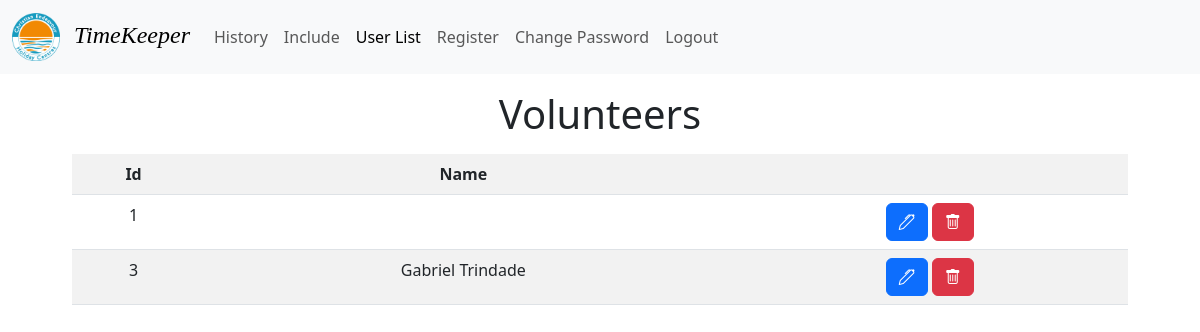
The page /users (signed in) on the database as committed earlier.
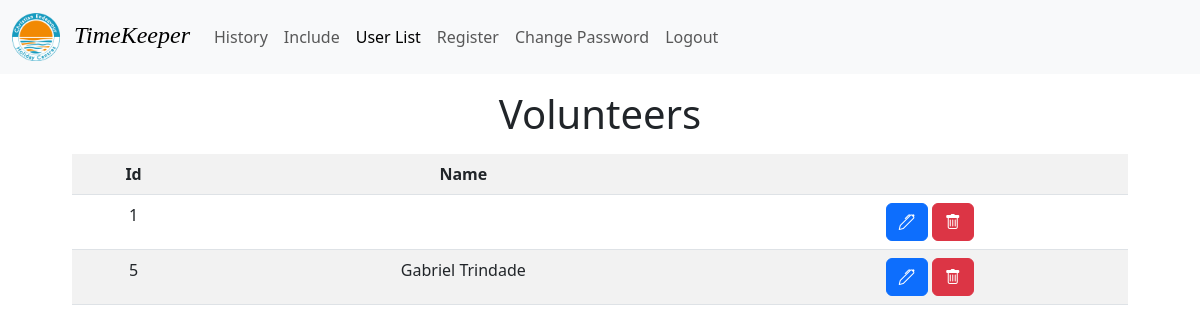
The same page on the database as committed later.
### auths/models.py (models this page shows)
class CustomUser(AbstractUser):
    is_password_reset = models.BooleanField(default=False)

### backend/views.py (the view)
# urls.py: path("users", views.user_list, name="userList"),
def user_list(request):
    current_week = f"?month=false&year={datetime.now().year}&number={datetime.now().strftime('%V')}"
    if not request.user.is_authenticated:
        messages.success(request, "You must login to access this page")
        return redirect("/auths")
    elif not request.user.is_password_reset:
        messages.success(
            request, "You must reset your password before accessing the application")
        return redirect("/auths/password")
    if not request.user.is_staff:
        messages.success(request, "You can't access this page")
        return redirect(f"/history{current_week}")
    users = CustomUser.objects.all
    context = {"users": users}
    return render(request, "backend/userList.html", context)

### backend/templates/backend/userList.html (shortened to what this page needs)
{% extends 'backend/base.html' %} {% block content%} {% load static %}
<div class="my-2 text-center">
  <h2 class="mb-3 fs-1">Volunteers</h2>
  <table class="table table-striped">
    <tr>
      <th>Id</th>
      <th>Name</th>
      <th></th>
    </tr>
    {% for user in users %}
    <tr>
      <td>{{ user.id }}</td>
      <td>{{ user.first_name }} {{ user.last_name }}</td>
      <td>
        <a
          class="editIcon btn btn-primary"
          href="{% url 'backend:user' user.id %}?month=false&year={% now 'Y' %}&number={% now 'W' %}"
        >
          <i class="bi bi-pen"></i>
        </a>
        <button
          type="button"
          class="btn btn-danger"
          data-bs-toggle="modal"
          data-bs-target="#confirmModal"
          data-toggle="modal"
          data-target="#confirmModal"
          onclick="showConfirmModal('user', '{{ user.first_name }} {{ user.last_name }}', {{ user.id }})"
        >
          <i class="bi bi-trash"></i>
        </button>
      </td>
    </tr>
    {% endfor %}
  </table>
</div>
{% endblock %}

### backend/templates/backend/base.html (shortened to what this page needs)
{% load static %}
<!DOCTYPE html>
<html lang="en">
  <head>
    <link href="{% static 'css/bootstrap.min.css' %}" rel="stylesheet" />
    <link
      href="{% static 'css/bootstrap-icons-1.10.3/bootstrap-icons.css' %}"
      rel="stylesheet"
    />
  </head>
  <body>
    <nav class="navbar navbar-expand-lg bg-light">
      <div class="container-fluid">
        <a
          class="navbar-brand"
          href="{% url 'backend:history' %}?month=false&year={% now 'Y' %}&number={% now 'W' %}"
          style="
            font-family: Georgia;
            font-size: 1.5rem;
            letter-spacing: 0;
            font-style: italic;
          "
        >
          <img
            src="{% static 'images/logo_512x512.png' %}"
            class="me-2"
            width="48"
            alt="Christian Endeavour Holiday Centres"
            id="logo"
          />
          TimeKeeper</a
        >
        {% if user.is_authenticated %}
        <div class="collapse navbar-collapse" id="navbarNav">
          <ul class="navbar-nav">
            <li class="nav-item">
              <a
                class="nav-link {% if 'history' in request.path %} active {% endif %}"
                aria-current="page"
                href="{% url 'backend:history' %}?month=false&year={% now 'Y' %}&number={% now 'W' %}"
                >History</a
              >
            </li>
            <li class="nav-item">
              <a
                class="nav-link {% if 'include' in request.path %} active {% endif %}"
                href="{% url 'backend:include' %}"
                >Include</a
              >
            </li>
            {% if user.is_staff %}
            <li class="nav-item">
              <a
                class="nav-link {% if 'users' in request.path %} active {% endif %}"
                href="{% url 'backend:userList' %}"
                >User List</a
              >
            </li>
            <li class="nav-item">
              <a
                class="nav-link {% if 'register' in request.path %} active {% endif %}"
                href="{% url 'auths:register' %}"
                >Register</a
              >
            </li>
            {% endif %}
            <li class="nav-item">
              <a
                class="nav-link {% if 'password' in request.path %} active {% endif %}"
                href="{% url 'auths:change_password' %}"
                >Change Password</a
              >
            </li>
            <li class="nav-item">
              <a class="nav-link" href="{% url 'auths:logout' %}">Logout</a>
            </li>
          </ul>
        </div>
        {% endif %}
      </div>
    </nav>
    <div class="container mx-auto mt-3" style="max-width: 1200px; width: 90%">
       {% block content %} {% endblock %}
    </div>
  </body>
</html>

### backend/templates/backend/modalConfirm.html (shortened to what this page needs)
{% load static %}

Rows that differ between the two databases and show on the page:
removed CustomUser: id "3", first_name "Gabriel", last_name "Trindade"
added CustomUser: id "5", first_name "Gabriel", last_name "Trindade"
